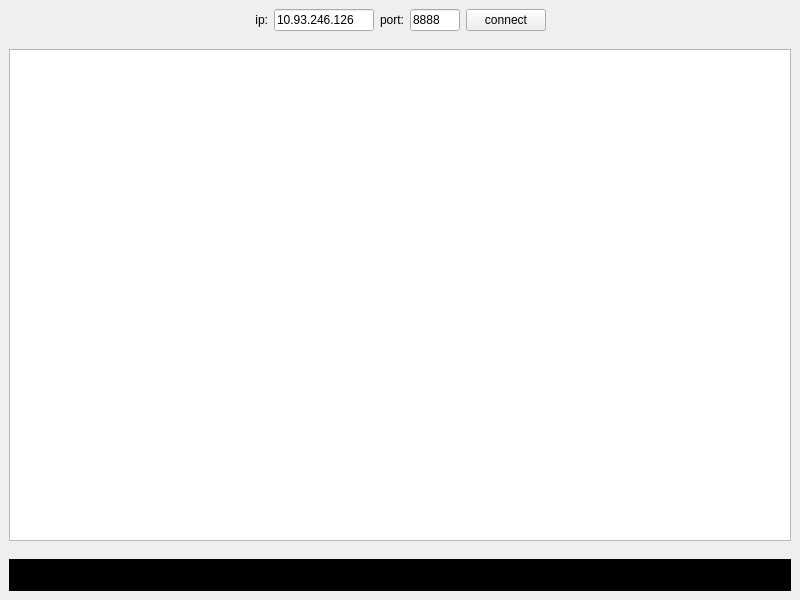
<?xml version="1.0" encoding="UTF-8"?>
<ui version="4.0">
 <class>MainWnd</class>
 <widget class="QWidget" name="MainWnd">
  <property name="geometry">
   <rect>
    <x>0</x>
    <y>0</y>
    <width>800</width>
    <height>600</height>
   </rect>
  </property>
  <property name="windowTitle">
   <string>MainWnd</string>
  </property>
  <layout class="QVBoxLayout" name="verticalLayout">
   <property name="spacing">
    <number>0</number>
   </property>
   <property name="leftMargin">
    <number>0</number>
   </property>
   <property name="topMargin">
    <number>0</number>
   </property>
   <property name="rightMargin">
    <number>0</number>
   </property>
   <property name="bottomMargin">
    <number>0</number>
   </property>
   <item>
    <widget class="QWidget" name="connectWidget" native="true">
     <property name="styleSheet">
      <string notr="true"/>
     </property>
     <layout class="QHBoxLayout" name="horizontalLayout">
      <item>
       <spacer name="horizontalSpacer">
        <property name="orientation">
         <enum>Qt::Horizontal</enum>
        </property>
        <property name="sizeHint" stdset="0">
         <size>
          <width>40</width>
          <height>20</height>
         </size>
        </property>
       </spacer>
      </item>
      <item>
       <widget class="QLabel" name="label">
        <property name="text">
         <string>ip:</string>
        </property>
        <property name="alignment">
         <set>Qt::AlignRight|Qt::AlignTrailing|Qt::AlignVCenter</set>
        </property>
       </widget>
      </item>
      <item>
       <widget class="QLineEdit" name="ipEdt">
        <property name="maximumSize">
         <size>
          <width>100</width>
          <height>16777215</height>
         </size>
        </property>
        <property name="text">
         <string>10.93.246.126</string>
        </property>
       </widget>
      </item>
      <item>
       <widget class="QLabel" name="label_2">
        <property name="text">
         <string>port:</string>
        </property>
        <property name="alignment">
         <set>Qt::AlignRight|Qt::AlignTrailing|Qt::AlignVCenter</set>
        </property>
       </widget>
      </item>
      <item>
       <widget class="QLineEdit" name="portEdt">
        <property name="maximumSize">
         <size>
          <width>50</width>
          <height>16777215</height>
         </size>
        </property>
        <property name="text">
         <string>8888</string>
        </property>
       </widget>
      </item>
      <item>
       <widget class="QPushButton" name="connectBtn">
        <property name="text">
         <string>connect</string>
        </property>
       </widget>
      </item>
      <item>
       <spacer name="horizontalSpacer_2">
        <property name="orientation">
         <enum>Qt::Horizontal</enum>
        </property>
        <property name="sizeHint" stdset="0">
         <size>
          <width>40</width>
          <height>20</height>
         </size>
        </property>
       </spacer>
      </item>
     </layout>
    </widget>
   </item>
   <item>
    <widget class="QWidget" name="clientsWidget" native="true">
     <property name="styleSheet">
      <string notr="true"/>
     </property>
     <layout class="QHBoxLayout" name="horizontalLayout_2">
      <item>
       <widget class="QListView" name="peersListView"/>
      </item>
     </layout>
    </widget>
   </item>
   <item>
    <widget class="QWidget" name="videoWidget" native="true">
     <property name="minimumSize">
      <size>
       <width>0</width>
       <height>50</height>
      </size>
     </property>
     <property name="styleSheet">
      <string notr="true"/>
     </property>
     <layout class="QHBoxLayout" name="horizontalLayout_3">
      <item>
       <widget class="QYUVOpenGLWidget" name="remoteVideoWidget" native="true">
        <property name="styleSheet">
         <string notr="true">background-color: rgb(0, 0, 0);</string>
        </property>
       </widget>
      </item>
     </layout>
    </widget>
   </item>
  </layout>
 </widget>
 <customwidgets>
  <customwidget>
   <class>QYUVOpenGLWidget</class>
   <extends>QWidget</extends>
   <header>qyuvopenglwidget.h</header>
   <container>1</container>
  </customwidget>
 </customwidgets>
 <resources/>
 <connections/>
</ui>
